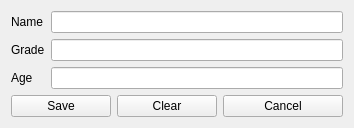
<?xml version="1.0" encoding="UTF-8"?>
<ui version="4.0">
 <class>FormAddStudent</class>
 <widget class="QWidget" name="FormAddStudent">
  <property name="windowModality">
   <enum>Qt::NonModal</enum>
  </property>
  <property name="geometry">
   <rect>
    <x>0</x>
    <y>0</y>
    <width>354</width>
    <height>127</height>
   </rect>
  </property>
  <property name="windowTitle">
   <string>Add Student</string>
  </property>
  <layout class="QVBoxLayout" name="verticalLayout">
   <item>
    <layout class="QFormLayout" name="formLayoutAddStudent">
     <item row="0" column="0">
      <widget class="QLabel" name="lblAddStudentName">
       <property name="text">
        <string>Name</string>
       </property>
      </widget>
     </item>
     <item row="0" column="1">
      <widget class="QLineEdit" name="lineAddStudentName"/>
     </item>
     <item row="1" column="0">
      <widget class="QLabel" name="lblAddStudentGrade">
       <property name="text">
        <string>Grade</string>
       </property>
      </widget>
     </item>
     <item row="1" column="1">
      <widget class="QLineEdit" name="lineAddStudentGrade"/>
     </item>
     <item row="2" column="1">
      <widget class="QLineEdit" name="lineAddStudentAge"/>
     </item>
     <item row="2" column="0">
      <widget class="QLabel" name="lbl">
       <property name="text">
        <string>Age</string>
       </property>
      </widget>
     </item>
    </layout>
   </item>
   <item>
    <layout class="QHBoxLayout" name="horizontalLayoutAddStudent">
     <item>
      <widget class="QPushButton" name="btnSaveStudent">
       <property name="maximumSize">
        <size>
         <width>100</width>
         <height>16777215</height>
        </size>
       </property>
       <property name="text">
        <string>Save</string>
       </property>
      </widget>
     </item>
     <item>
      <widget class="QPushButton" name="btnClearStudent">
       <property name="maximumSize">
        <size>
         <width>100</width>
         <height>16777215</height>
        </size>
       </property>
       <property name="text">
        <string>Clear</string>
       </property>
      </widget>
     </item>
     <item>
      <widget class="QPushButton" name="btnCancelStudent">
       <property name="text">
        <string>Cancel</string>
       </property>
      </widget>
     </item>
    </layout>
   </item>
  </layout>
 </widget>
 <resources/>
 <connections/>
</ui>
